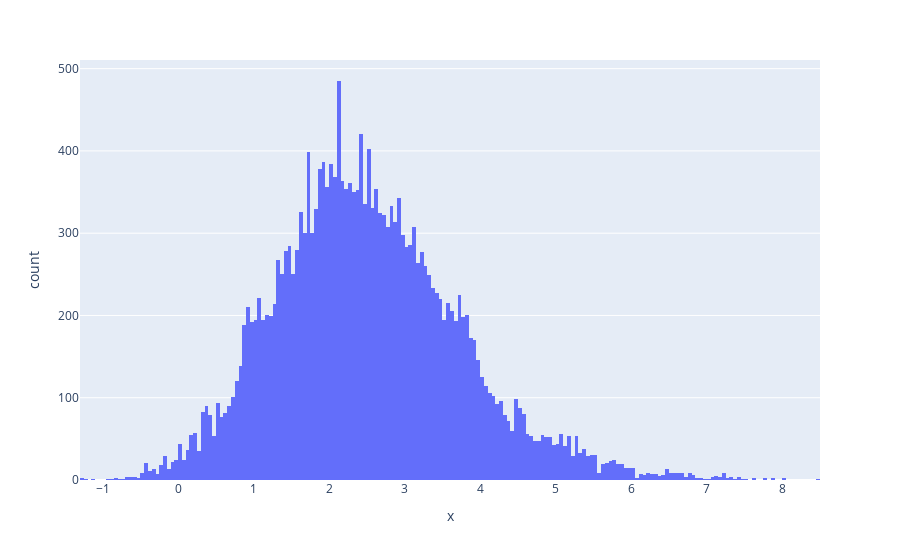

The cell this chart's notebook holds for it:
### Markdown cell above
Analizamos SOLD_AMOUNT

### Code cell
# La distribución se encuentra sesgada hacia la derecha. Se puede transformar la variable usando el logaritmo.
fig = px.histogram(offers_df, x=np.log(offers_df["SOLD_AMOUNT"]))
fig.show()

### Figure 1 — Plotly figure (JSON) as saved in the notebook; plotly's stock layout.template omitted (floating-point values rounded to 4 significant figures; data arrays with more than 128 entries replaced by an {"elided": "..."} marker saying what was removed)
{"data": [{"alignmentgroup": "True", "bingroup": "x", "hovertemplate": "x=%{x}<br>count=%{y}<extra></extra>", "legendgroup": "", "marker": {"color": "#636efa", "pattern": {"shape": ""}}, "name": "", "offsetgroup": "", "orientation": "v", "showlegend": false, "type": "histogram", "x": {"elided": "45163 float values"}, "xaxis": "x", "yaxis": "y"}], "layout": {"barmode": "relative", "legend": {"tracegroupgap": 0}, "margin": {"t": 60}, "xaxis": {"anchor": "y", "domain": [0, 1], "title": {"text": "x"}}, "yaxis": {"anchor": "x", "domain": [0, 1], "title": {"text": "count"}}}}
